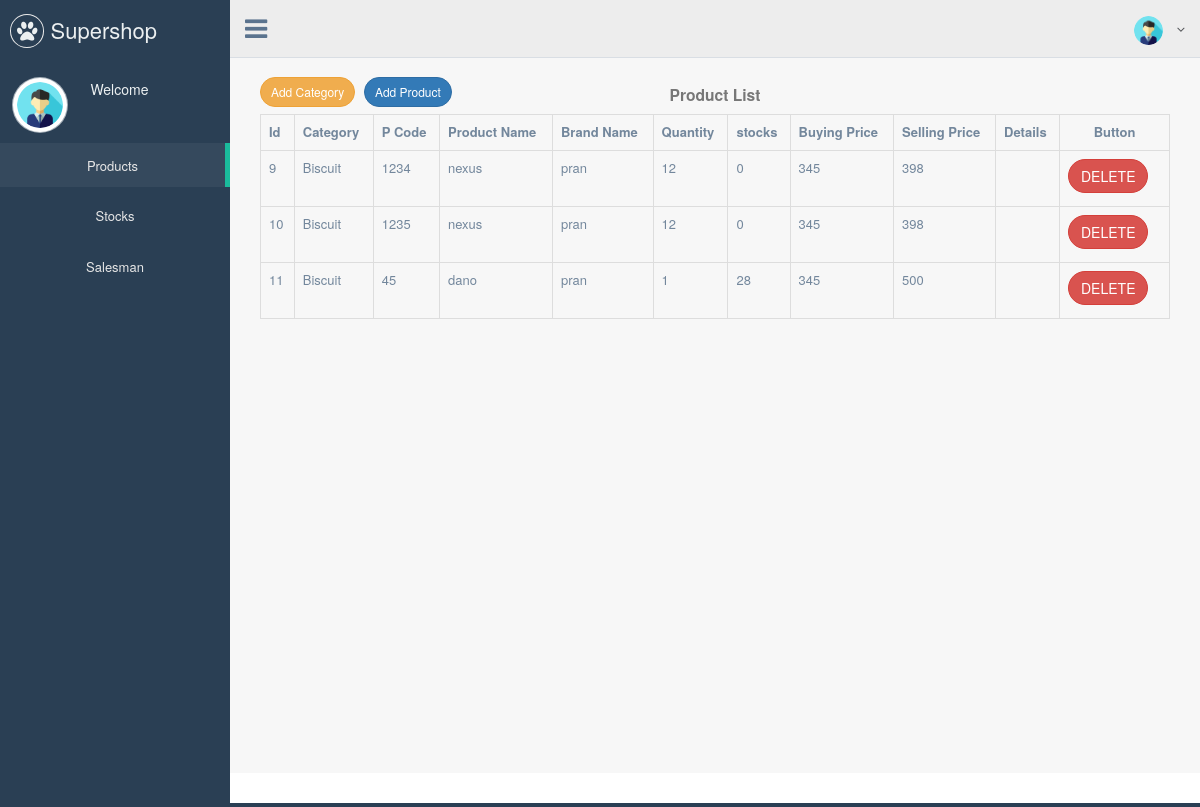
Page /views/Admin/index.php on the committed database.
### tables this page shows
CREATE TABLE `products` (
  `id` int(11) NOT NULL,
  `p_code` varchar(191) NOT NULL,
  `p_name` varchar(121) NOT NULL,
  `p_category` varchar(121) NOT NULL,
  `brand` varchar(121) NOT NULL,
  `quantity` int(121) NOT NULL,
  `stocks` int(11) NOT NULL,
  `buying_price` int(121) NOT NULL,
  `selling_price` int(121) NOT NULL,
  `details` varchar(255) NOT NULL,
  `date` date NOT NULL,
  `time` time NOT NULL
);

### src/Supershop/Supershop.php (called while the page is built, shortened)
<?php
class Supershop
{
    public $conn;
        public function __construct()
        {
            $this->conn = mysqli_connect("localhost", "root", "", "supershop");
        }
        public function getAllProducts(){
            $products = array();
            $query="SELECT * From products";
            if($result=mysqli_query($this->conn,$query)){
                while ($row=mysqli_fetch_assoc($result)){
                    $products[]=$row;
                }
                return $products;
            }
        }
}

### views/Admin/index.php (the view, shortened to what this page needs)
<?php
include_once ('../../src/Supershop/Supershop.php');
$product = new Supershop();
$allProducts = $product->getAllProducts();
?>
<!DOCTYPE html>
<html lang="en">
<head>
    <link href="../../vendors/bootstrap/dist/css/bootstrap.min.css" rel="stylesheet">
    <link href="../../vendors/font-awesome/css/font-awesome.min.css" rel="stylesheet">
    <link href="../../vendors/nprogress/nprogress.css" rel="stylesheet">
    <link href="../../vendors/malihu-custom-scrollbar-plugin/jquery.mCustomScrollbar.min.css" rel="stylesheet"/>
    <link href="../../resources/build/css/custom.min.css" rel="stylesheet">
</head>
<body class="nav-md" >
<div class="container body"  >
    <div class="main_container"  >
        <div class="col-md-3 left_col menu_fixed" >
            <div class="left_col scroll-view"  >
                <div class="navbar nav_title" style="border: 0">
                    <a  class="site_title"><i class="fa fa-paw"></i> <span> Supershop </span></a>
                </div>
                <div class="profile clearfix" ">
                <div class="profile_pic">
                    <img src="../../resources/images/user.png" alt="not image" class="img-circle profile_img">
                </div>
                <div class="profile_info">
                    <h2>Welcome</h2>
                </div>
            </div>
            <div id="sidebar-menu" class="main_menu_side hidden-print main_menu"  >
                <div class="menu_section">
                    <ul class="nav side-menu " >
                        <li><a href="index.php" style="text-align: center">Products</a></li>
                        <li><a href="stocks.php" style="text-align: center">Stocks</a></li>
                        <li><a href="salesman.php" style="text-align: center">Salesman</a></li>
                    </ul>
                </div>
            </div>
        </div>
    </div>
    <?php include('top_navigation.php'); ?>
    <div class="right_col" role="main">
        <div class="col-md-12">
            <div class="row">
                <div class="col-md-4">
                    <a data-toggle="modal" href="" type="button" data-target="#modalAddCategory" class="btn btn-warning btn-round btn-sm" style="margin-top: 3%;alignment: center"> Add Category</a>
                    <a data-toggle="modal" href="" type="button" data-target="#modalAddProduct" class="btn btn-primary btn-round btn-sm" style="margin-top: 3%;alignment: center"> Add Product</a>
                </div>
                <div class="col-md-4">
                    <h3 style="text-align: center"> <small>  <strong>Product List</strong></small></h3>
                </div>
            </div>
            <table class="table table-bordered" style="alignment: center">
                <tr>
                    <th>Id</th>
                    <th>Category</th>
                    <th>P Code</th>
                    <th>Product Name</th>
                    <th>Brand Name</th>
                    <th>Quantity</th>
                    <th>stocks</th>
                    <th>Buying Price</th>
                    <th>Selling Price</th>
                    <th>Details</th>
                    <th style="text-align: center">Button</th>
                </tr>
                <?php foreach ($allProducts as $product){ ?>
                <tr >
                    <td><?php echo $product['id']?></td>
                    <td><?php echo $product['p_category']?></td>
                    <td><?php echo $product['p_code']?></td>
                    <td><?php echo $product['p_name']?></td>
                    <td><?php echo $product['brand']?></td>
                    <td><?php echo $product['quantity']?></td>
                    <td><?php echo $product['stocks']?></td>
                    <td><?php echo $product['buying_price']?></td>
                    <td><?php echo $product['selling_price']?></td>
                    <td><?php echo $product['details']?></td>
                    <td class="center">
                        <a href="deleteProduct.php?id=<?php echo $product['id']?>" class="btn btn-danger btn-round" >DELETE</a>
                    </td>
                </tr>
                <?php } ?>
            </table>
        </div>
    </div>
    <footer>
    </footer>
</div>
</body>
</html>

### views/Admin/top_navigation.php (shortened to what this page needs)
<div class="top_nav" >
  <div class="nav_menu">
    <nav>
      <div class="nav toggle">
        <a id="menu_toggle"><i class="fa fa-bars"></i></a>
      </div>
      <ul class="nav navbar-nav navbar-right">
        <li class="">
          <a href="javascript:;" class="user-profile dropdown-toggle" data-toggle="dropdown" aria-expanded="false">
            <img src="../../resources/images/user.png" alt="">
            <span class=" fa fa-angle-down"></span>
          </a>
        </li>
      </ul>
    </nav>
  </div>
</div>

### rows in the picture
products: id "9", p_category "Biscuit", p_code "1234", p_name "nexus", brand "pran", quantity "12", stocks "0", buying_price "345", selling_price "398"
products: id "10", p_category "Biscuit", p_code "1235", p_name "nexus", brand "pran", quantity "12", stocks "0", buying_price "345", selling_price "398"
products: id "11", p_category "Biscuit", p_code "45", p_name "dano", brand "pran", quantity "1", stocks "28", buying_price "345", selling_price "500"
